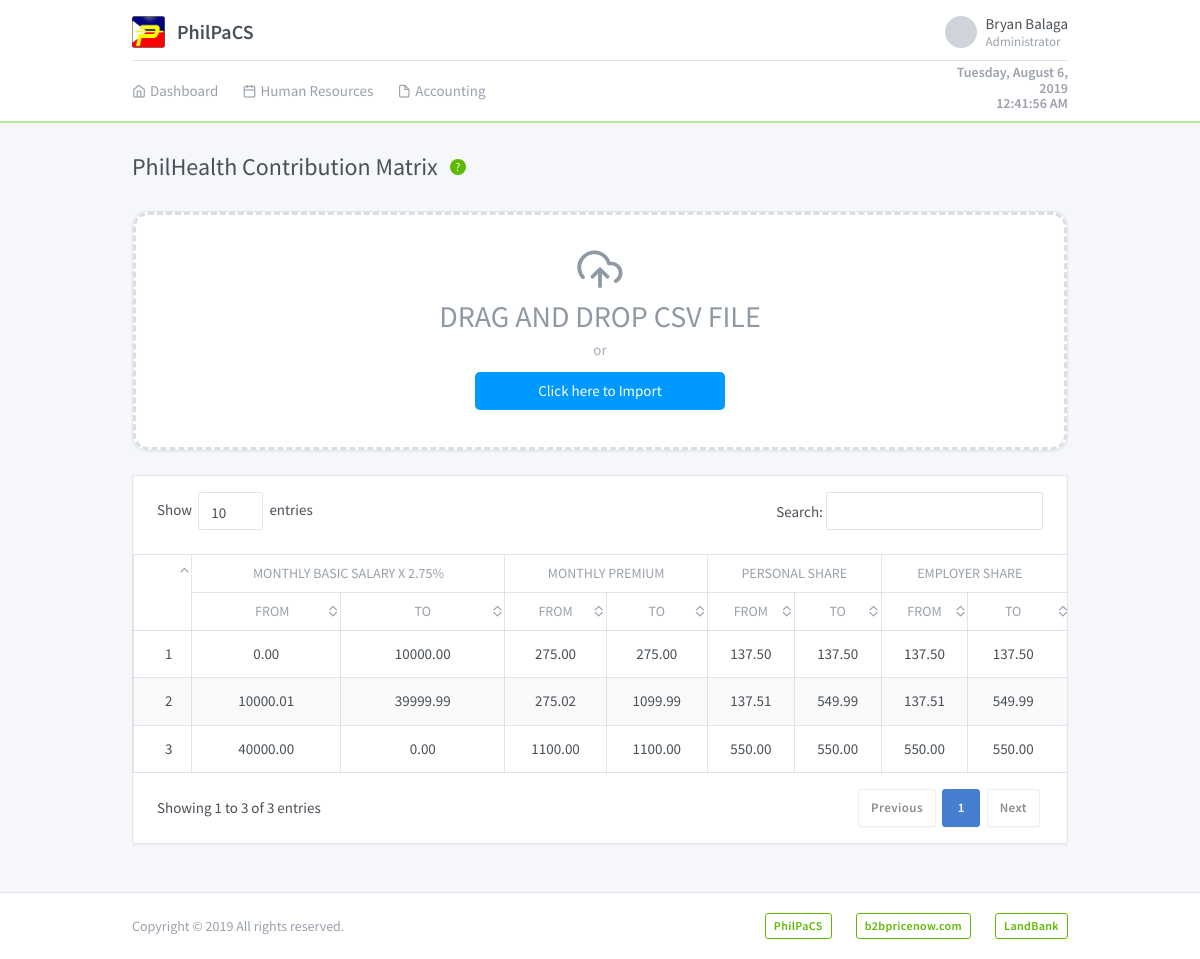
The app's page /system/contribution.philhealth.php (signed in), older data.
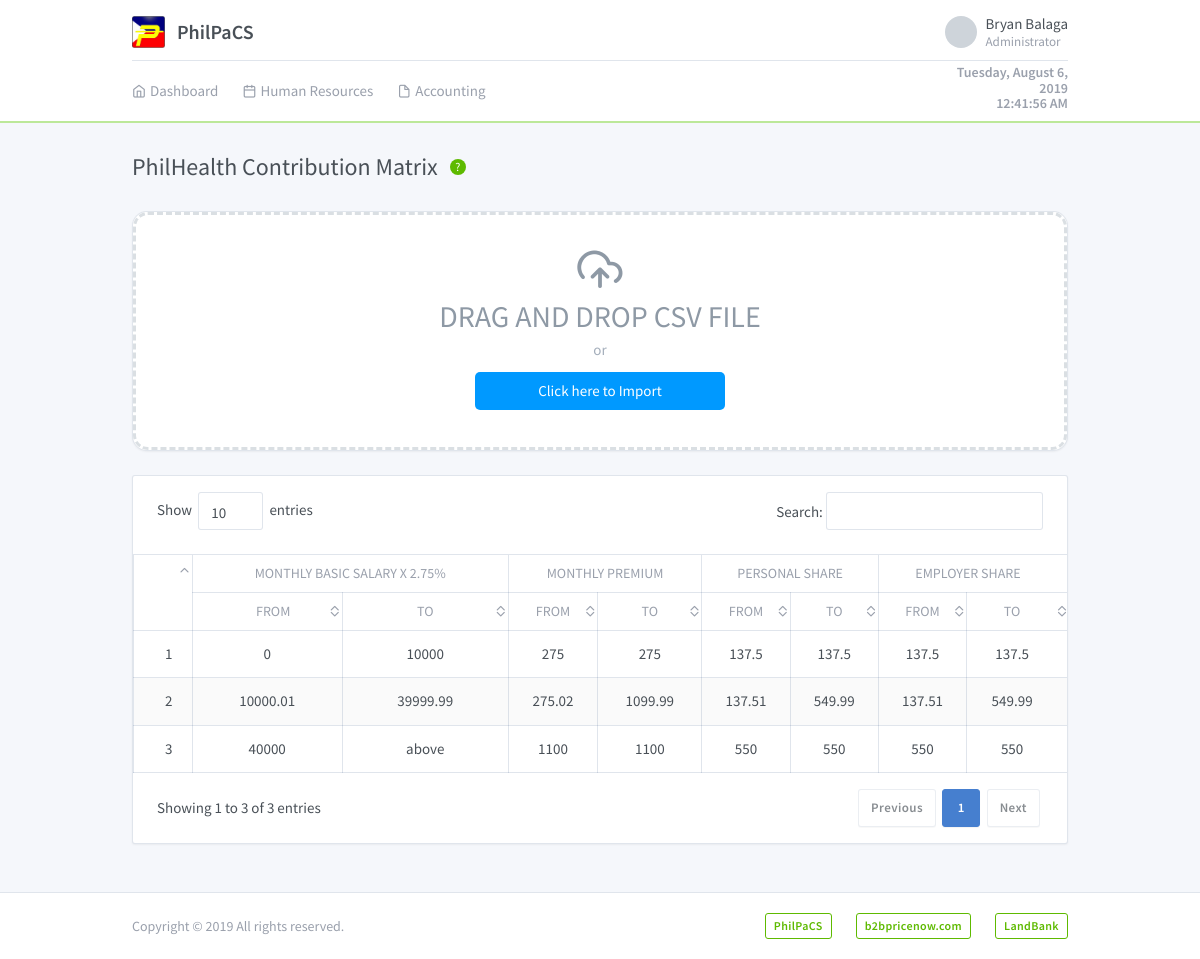
The same page, newer data.
### tables this page shows
CREATE TABLE `philhealthmatrixtbl` (
  `philhealthMatrixID` int(11) NOT NULL AUTO_INCREMENT,
  `basicSalaryFrom` varchar(50) NOT NULL,
  `basicSalaryTo` varchar(50) NOT NULL,
  `monthlyPremiumFrom` varchar(50) NOT NULL,
  `monthlyPremiumTo` varchar(50) NOT NULL,
  `personalShareFrom` varchar(50) NOT NULL,
  `personalShareTo` varchar(50) NOT NULL,
  `employerShareFrom` varchar(50) NOT NULL,
  `employerShareTo` varchar(50) NOT NULL,
  PRIMARY KEY (`philhealthMatrixID`)
);

### models/Config.php (called while the page is built, shortened)
<?php
require_once 'Database.php';
class Config extends Database {
	protected $conn;
	public function __construct() {
		$database = new Database();
		$this->conn = $database->db_connection();
	}
	public function runQuery($sql) {
		$stmt = $this->conn->prepare($sql);
		return $stmt;
	}
}

### models/Database.php (called while the page is built, shortened)
<?php
class Database {
	private $host = "localhost";
	private $dbname = "philpacs";
	private $username = "root";
	private $password = "";
	public function db_connection(){
		try {
			$this->conn = new PDO("mysql:host=" . $this->host . ";dbname=" . $this->dbname, $this->username, $this->password);
			$this->conn->setAttribute(PDO::ATTR_ERRMODE, PDO::ERRMODE_EXCEPTION);
			return $this->conn;
		} catch (PDOException $e) {
			echo "Connection Error: " . $e->getMessage();
		}
	}
}

### system/contribution.philhealth.php (the view, shortened to what this page needs)
<?php
    require_once '../models/Config.php';
    $config = new Config();
    $config->isnot_loggedin();
?>
<!DOCTYPE html>
<html lang="en" dir="ltr">
  <head>
    <link rel="stylesheet" href="https://maxcdn.bootstrapcdn.com/font-awesome/4.7.0/css/font-awesome.min.css">
    <?php include '../includes/plugins.php'; ?>
    <link rel="stylesheet" type="text/css" href="../assets/css/style.css" />
  </head>
  <body class="">
        <div class="page">
          <div class="flex-fill">
            <?php include '../includes/header.php'; ?>
            <div class="my-3 my-md-5">
              <div class="container">
                  <div class="page-header">
                    <h1 class="page-title">
                      PhilHealth Contribution Matrix
                    </h1>
                    <span class="align-self-center ml-3" data-toggle="tooltip" data-placement="top" title="Help">
                      <span class="form-help bg-green text-white" data-toggle="popover" data-placement="bottom" data-content="<p>Download the SSS Matrix Format Excel Sheet.<p>
                        <p><a class='btn-link' href='../downloads/Format - SSS Contribution.xlsx' download='SSS_Contribution_Sheet'>SSS Matrix Format Excel Sheet</p>">?</span>
                    </span>
                  </div>
                  <div class="dimmer active">
                    <div id="dimmer-content">
                      <div class="card" style="height: 30vh; border-radius: 15px;">
                        <div class="card-body">
                          <div class="wrapper">
                            <div class="drop">
                              <div class="cont">
                                <i class="fe fe-upload-cloud"></i>
                                <div class="tit">
                                  Drag and Drop CSV File
                                </div>
                                <div class="desc">or</div>
                                <div class="browse">
                                  Click here to Import
                                </div>
                              </div>
                            </div>
                          </div>
                        </div>
                      </div>
                    </div>
                  </div>
                  <div class="row row-cards">
                    <div class="col-lg-12">
                      <div class="card">
                        <div class="dimmer active">
                          <div id='archive-dimmer-content'>
                          <div class="table-responsive">
                            <table class="table card-table table-vcenter table-hover text-center table-bordered table-striped text-nowrap datatable" id="philhealthContributionTable">
                              <thead>
                                <tr>
                                    <th rowspan="2" class="w-1"></th>
                                    <th colspan="2">Monthly Basic Salary x 2.75%</th>
                                    <th colspan="2">Monthly Premium</th>
                                    <th colspan="2">Personal Share</th>
                                    <th colspan="2">Employer Share</th>
                                </tr>
                                <tr>
                                    <th>From</th>
                                    <th>To</th>
                                    <th>From</th>
                                    <th>To</th>
                                    <th>From</th>
                                    <th>To</th>
                                    <th>From</th>
                                    <th>To</th>
                                </tr>
                              </thead>
                              <tbody>
                                  <?php
                                      try {
                                          $stmt = $config->runQuery("SELECT * FROM philhealthmatrixtbl");
                                          $stmt->execute();
                                          while ($row = $stmt->fetch(PDO::FETCH_ASSOC)) {
                                              ?>
                                              <tr>
                                                  <td><?=$row['philhealthMatrixID'];?></td>
                                                  <td><?=$row['basicSalaryFrom'];?></td>
                                                  <td><?=$row['basicSalaryTo'];?></td>
                                                  <td><?=$row['monthlyPremiumFrom'];?></td>
                                                  <td><?=$row['monthlyPremiumTo'];?></td>
                                                  <td><?=$row['personalShareFrom'];?></td>
                                                  <td><?=$row['personalShareTo'];?></td>
                                                  <td><?=$row['employerShareFrom'];?></td>
                                                  <td><?=$row['employerShareTo'];?></td>
                                              </tr>
                                              <?php
                                          }
                                      } catch (PDOException $e) {
                                          echo "Connection Error: " . $e->getMessage();
                                      }
                                  ?>
                              </tbody>
                            </table>
                          </div>
                        </div>
                      </div>
                    </div>
                  </div>
              </div>
            </div>
          </div>
        </div>
        <?php include '../includes/footer.php'; ?>
  </body>
</html>

### includes/plugins.php (shortened to what this page needs)
<link href="../assets/css/dashboard.css" rel="stylesheet" />
<link href="../assets/plugins/charts-c3/plugin.css" rel="stylesheet" />
<link href="../assets/plugins/maps-google/plugin.css" rel="stylesheet" />
<link href="../assets/plugins/bootstrap-datepicker/dist/bootstrap-datepicker.min.css" rel="stylesheet" />
<link href="../assets/plugins/sweetalert/sweetalert.min.css" rel="stylesheet" />
<link href="../assets/plugins/dropzone/dropzone.css" rel="stylesheet" />
<link href="../assets/plugins/animate/animate.min.css" rel="stylesheet" />
<link href="../assets/plugins/fullcalendar/plugin.css" rel="stylesheet" />
<link href="../assets/plugins/datetimepicker/bootstrap-datetimepicker.min.css" rel="stylesheet" />
<link href="../assets/plugins/timepicker/timepicker.min.css" rel="stylesheet" />

### includes/header.php (shortened to what this page needs)
<div class="header pt-4 sticky-top">
  <div class="container">
    <div class="d-flex">
      <a class="header-brand" href="./index.php">
        <img src="../assets/logo/Logo.png" class="header-brand-img" alt="PhilPaCS logo">
        PhilPaCS
      </a>
      <div class="d-flex order-lg-2 ml-auto">
        <div class="dropdown">
          <a href="#" class="nav-link pr-0 leading-none" data-toggle="dropdown">
            <span class="avatar"></span>
            <span class="ml-2 d-none d-lg-block">
              <span class="text-default">Bryan Balaga</span>
              <small class="text-muted d-block mt-1">Administrator</small>
            </span>
          </a>
        </div>
      </div>
    </div>
  </div>
  <div class="header collapse d-lg-flex p-0" id="headerMenuCollapse">
    <div class="container">
      <div class="row text-md-right text-sm-center align-items-center">
        <div class="col-md-2 ml-auto col-xs-12 col-sm-12 align-self-center">
          <h6 class="text-muted form-text" id="clockbox"></h6>
        </div>
        <div class="col-lg order-lg-first">
          <ul class="nav nav-tabs border-0 flex-column flex-lg-row">
            <li class="nav-item">
              <a href="./index.php" class="nav-link"><i class="fe fe-home"></i> Dashboard</a>
            </li>
            <li class="nav-item dropdown">
              <a href="javascript:void(0)" class="nav-link" data-toggle="dropdown"><i class="fe fe-calendar"></i> Human Resources</a>
            </li>
            <li class="nav-item dropdown">
              <a href="javascript:void(0)" class="nav-link" data-toggle="dropdown"><i class="fe fe-file"></i> Accounting</a>
            </li>
          </ul>
        </div>
      </div>
    </div>
  </div>
</div>

### includes/footer.php
<footer class="footer">
  <div class="container">
    <div class="row align-items-center flex-row-reverse">
      <div class="col-auto ml-lg-auto">
        <div class="row align-items-center">
          <div class="col-auto">
            <a href="#" class="btn btn-outline-success btn-sm">PhilPaCS</a>
          </div>
          <div class="col-auto">
            <a href="#" class="btn btn-outline-success btn-sm">b2bpricenow.com</a>
          </div>
          <div class="col-auto">
            <a href="#" class="btn btn-outline-success btn-sm">LandBank</a>
          </div>
        </div>
      </div>
      <div class="col-12 col-lg-auto mt-3 mt-lg-0 text-center">
        Copyright © 2019 All rights reserved.
      </div>
    </div>
  </div>
</footer>

### assets/css/style.css (style rules this page uses)
.wrapper { width: 100%; height: 100%; }
.drop { width: 100%; height: 100%; border: 3px dashed #DADFE3; border-radius: 15px; overflow: hidden; text-align: center; background: white; -webkit-transition: all 0.5s ease-out; -moz-transition: all 0.5s ease-out; transition: all 0.5s ease-out; margin: auto; position: absolute; top: 0; left: 0; bottom: 0; right: 0; }
.drop .cont { width: 500px; height: 170px; color: #8E99A5; -webkit-transition: all 0.5s ease-out; -moz-transition: all 0.5s ease-out; transition: all 0.5s ease-out; margin: auto; position: absolute; top: 0; left: 0; bottom: 0; right: 0; }
.drop .cont i { font-size: 300%; color: #8E99A5; position: relative; }
.drop .cont .tit { font-size: 200%; text-transform: uppercase; }
.drop .cont .desc { color: #A4AEBB; }
.drop .cont .browse { margin: 10px 25%; color: white; padding: 8px 16px; border-radius: 5px; background: #09f; }

Row changes from the older to the newer data that the page shows:
changed philhealthmatrixtbl id 1: basicSalaryFrom "0.00" → "0"; basicSalaryTo "10000.00" → "10000"; monthlyPremiumFrom "275.00" → "275"; monthlyPremiumTo "275.00" → "275"; personalShareFrom "137.50" → "137.5"; personalShareTo "137.50" → "137.5"; employerShareFrom "137.50" → "137.5"; employerShareTo "137.50" → "137.5"
changed philhealthmatrixtbl id 3: basicSalaryFrom "40000.00" → "40000"; basicSalaryTo "0.00" → "above"; monthlyPremiumFrom "1100.00" → "1100"; monthlyPremiumTo "1100.00" → "1100"; personalShareFrom "550.00" → "550"; personalShareTo "550.00" → "550"; employerShareFrom "550.00" → "550"; employerShareTo "550.00" → "550"
